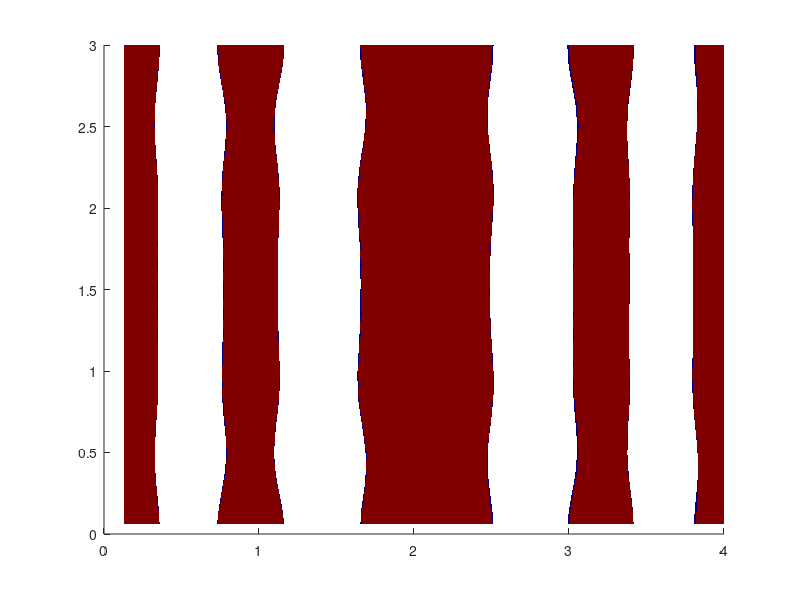

The MATLAB script that drew this image: (Note: this script raises an error after producing the figure.)
% Load Data
load("fields.mat");
if exist('phi_A','var')
    phi_a = phi_A;
end

v = reshape(phi_a,[nx(3), nx(2), nx(1)]);
% v = reshape(phi_a-phi_b,[nx(3), nx(2), nx(1)]);
% v = reshape(w_a-w_b,[nx(3), nx(2), nx(1)]);
v = permute(v,[2 3 1]);

nx = double(nx);
dx = lx./nx;

% Colormap
h=figure;
c = jet(1024);
colormap(c)
% caxis([0.0 1])

% Mesh
[x,y,z] = meshgrid(dx(1):dx(1):lx(1),dx(2):dx(2):lx(2),dx(3):dx(3):lx(3));
%v = smooth3(v);
isovalue = mean(phi_a);
% isovalue = 0.5;

% aa = reshape((w_a - w_b)/double(chi_n), [1, 32*32*32]);
% mean(phi_a)
% mean(phi_b)
% std(phi_a + phi_b - 1)
% std(phi_a - phi_b + aa)

% mean(phi_c)


% Isosurface
p1 = patch(isosurface(x,y,z,v,isovalue));
isonormals(x,y,z,v,p1)
set(p1,'FaceColor',c(1,:),'EdgeColor','none');
p2 = patch(isocaps(x,y,z,v,isovalue),'FaceColor','interp',...
    'EdgeColor','none');
alpha(p1,0.5)

% View & Light
axis([0 lx(1) 0 lx(2) 0 lx(3)])
%axis off
lighting gouraud
daspect([1 1 1])
view(30,20)
camlight right

% Save
set(h, 'PaperPositionMode', 'auto');     % [ auto | {manual} ]
set(h, 'PaperUnits', 'points');          % [ {inches} | centimeters | normalized | points ]
set(h, 'PaperPosition', [0 0 800 500]);  % [left,bottom,width,height]
% [~,outfilename,~] = fileparts(filename);
print (h,'isodensity','-dpng') % print (h,'bulk','-dpdf')
% close(h)
